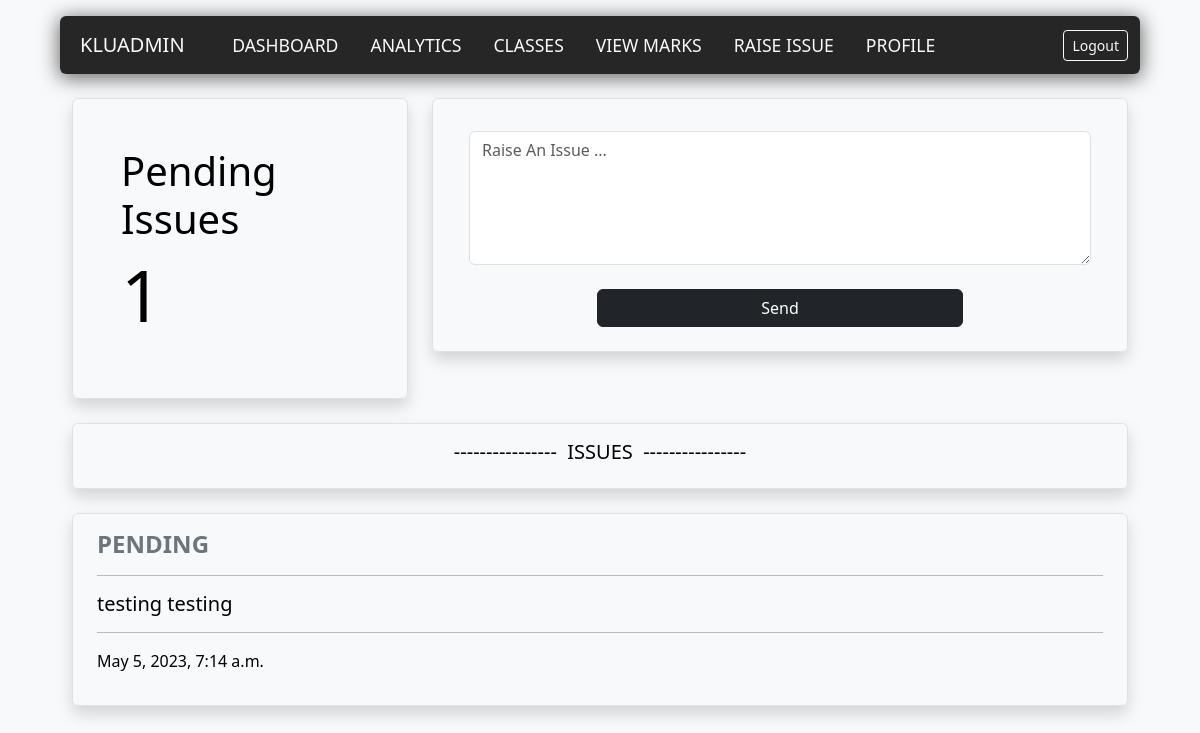
/raise-issue (signed in), run on an earlier commit of the app's database.
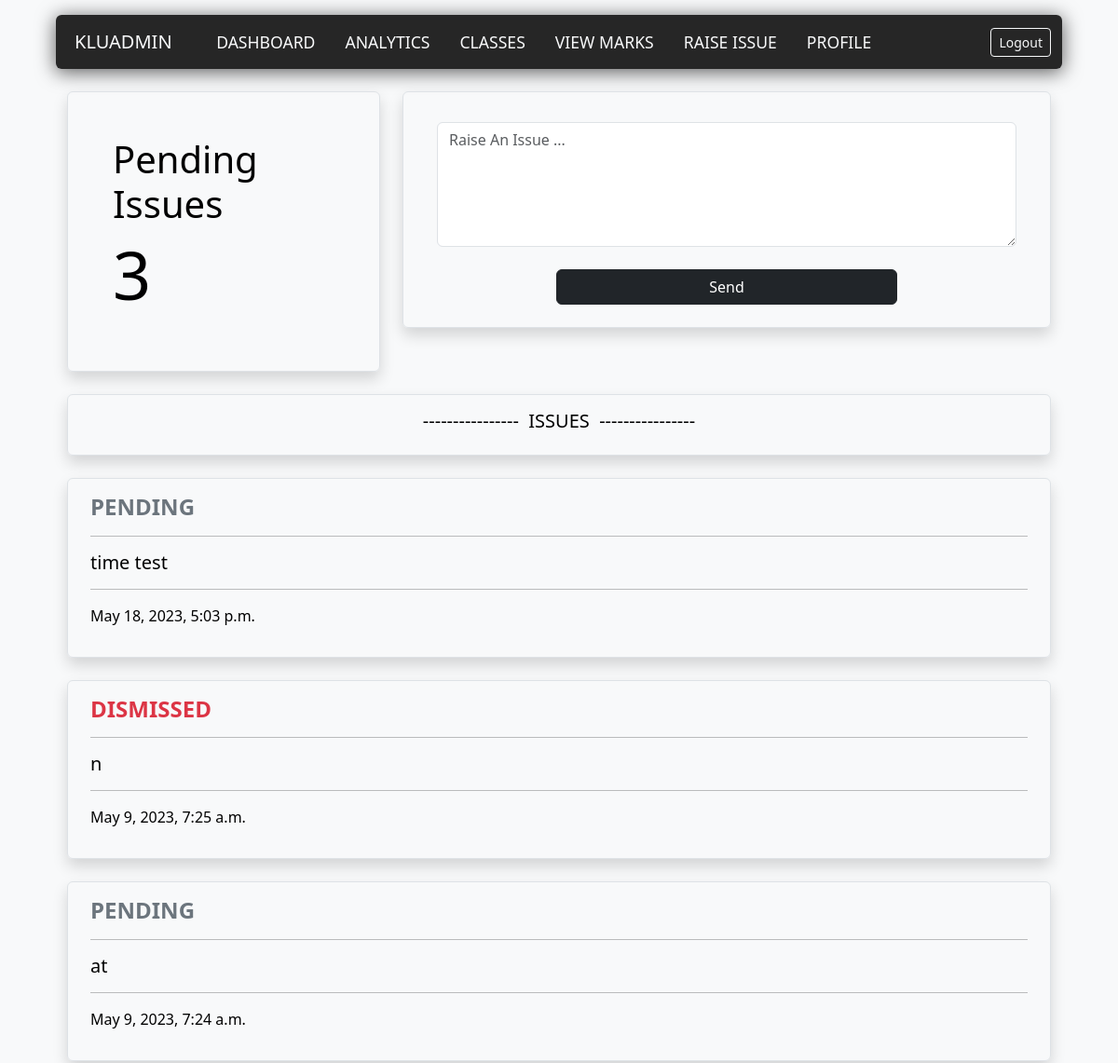
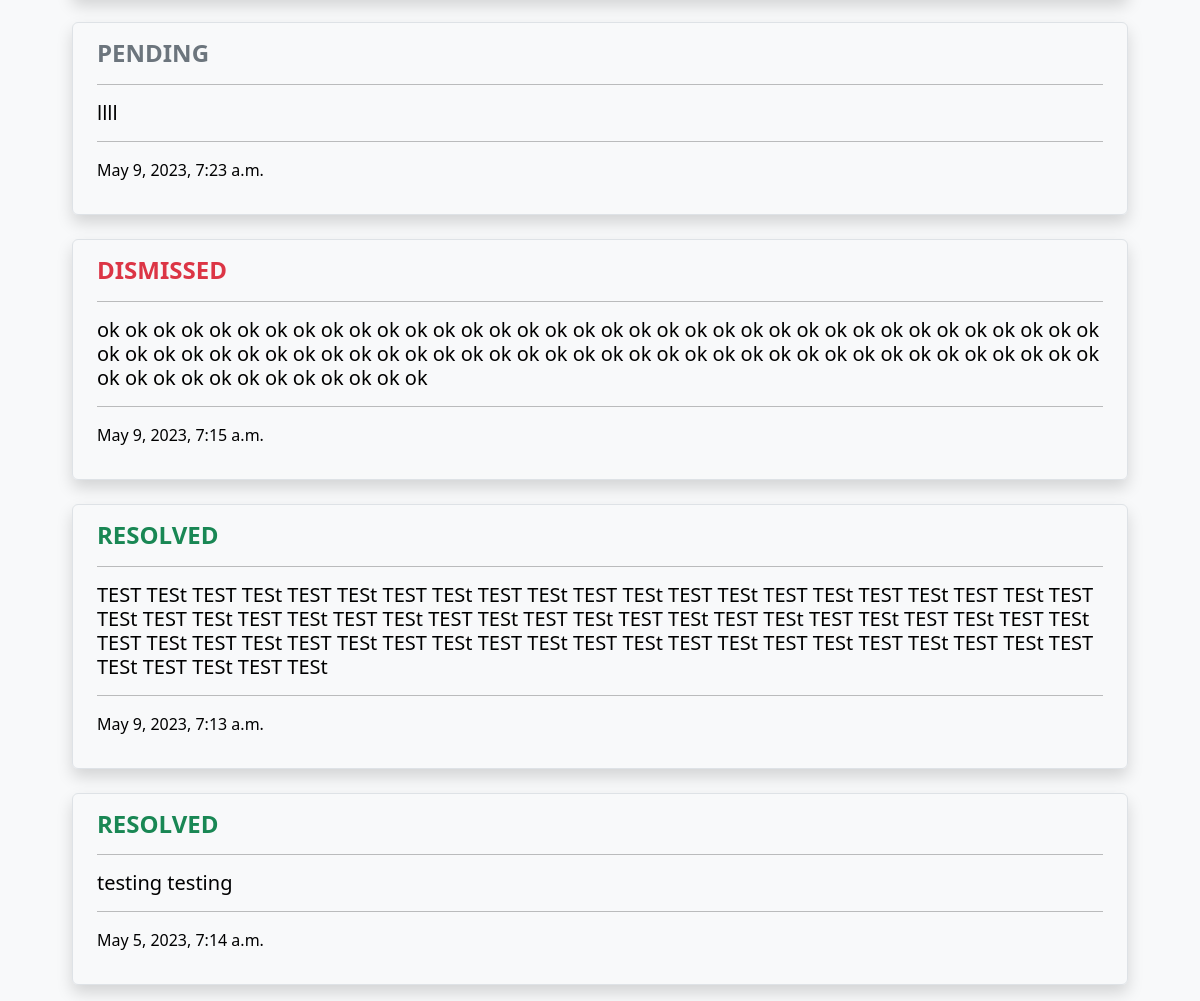
And on a later commit of the database (2 pictures, top to bottom).
### dashboard/models.py (models this page shows)
class Issue(models.Model):
    admin_username = models.fields.CharField(max_length=50)
    student_id = models.fields.CharField(max_length=50)
    issue = models.fields.TextField(max_length=1000)
    time = models.DateTimeField(default=now)
    status = models.fields.TextField(default="pending")

### dashboard/views.py (the view)
# urls.py: path('raise-issue',dashboardviews.student_raise_issue,name="raise-issue"),
def student_raise_issue(request):
    if request.session.has_key('user') and request.session['user'] == 'student':
        if request.method == 'POST':
            studentDetails = Student.objects.filter(Q(username=request.session['username']))
            studentDetails = studentDetails[0]
            try:
                if request.session['username'] == "gueststudent":
                    raise Exception("!Modification Of Guest Account Is Not Supported")
                issue = Issue()
                issue.admin_username = studentDetails.admin_username
                issue.student_id = studentDetails.student_id
                issue.issue = request.POST['issue']
                issue.status = "pending"
                issue.time = datetime.now()
                issue.save()
                issueList = Issue.objects.filter(Q(admin_username=studentDetails.admin_username) & Q(student_id=studentDetails.student_id)).order_by('-time')
                pendingIssues = issueList.filter(Q(status="pending")).count()
                return render(request,'dashboard/student-raise-issue.html',{'uni_name':request.session['uni_name'],'issueList':issueList,'pendingIssues':pendingIssues,'success':'Issue Raised Successfully'})
            except Exception as e:
                error = "Something Went Wrong"
                e = str(e)
                if e[0] =='!':
                    error = e[1:]
                issueList = Issue.objects.filter(Q(admin_username=studentDetails.admin_username) & Q(student_id=studentDetails.student_id)).order_by('-time')
                pendingIssues = issueList.filter(Q(status="pending")).count()
                return render(request,'dashboard/student-raise-issue.html',{'uni_name':request.session['uni_name'],'issueList':issueList,'pendingIssues':pendingIssues,'error':error})
        else:
            studentDetails = Student.objects.filter(Q(username=request.session['username']))
            studentDetails = studentDetails[0]
            issueList = Issue.objects.filter(Q(admin_username=studentDetails.admin_username) & Q(student_id=studentDetails.student_id)).order_by('-time')
            pendingIssues = issueList.filter(Q(status="pending")).count()
            return render(request,'dashboard/student-raise-issue.html',{'uni_name':request.session['uni_name'],'issueList':issueList,'pendingIssues':pendingIssues})
    else:
        return redirect('login')

### dashboard/templates/dashboard/student-raise-issue.html (shortened to what this page needs)
{%extends "dash_base.html"%}
{%block content%}
<div class=" navbox container rounded mt-3">
    <nav class="navbar navbar-expand-lg row">
      <div class="container-fluid">
        <a class="navbar-brand text-light col text-uppercase display-5 p-2" href="">{{uni_name}}</a>
        <div class="collapse navbar-collapse" id="navbarNavDropdown">
          <ul class="navbar-nav col">
            <li class="nav-item px-2">
              <a class="nav-link text-light text-uppercase"  href="/dashboard">Dashboard</a>
            </li>
            <li class="nav-item px-2">
              <a class="nav-link text-light text-uppercase" href="{% url 'student-analytics' %}">Analytics</a>
            </li>
            <li class="nav-item px-2">
              <a class="nav-link text-light text-uppercase" href="{% url 'student-classes' %}">Classes</a>
            </li>
            <li class="nav-item px-2">
              <a class="nav-link text-light text-uppercase" href="{% url 'student-viewmarks' %}">View Marks</a>
            </li>
            <li class="nav-item px-2">
                <a class="nav-link text-light text-uppercase" href="{% url 'raise-issue' %}">Raise Issue</a>
              </li>
            <li class="nav-item px-2">
              <a class="nav-link text-light text-uppercase" href="{% url 'student-profile' %}">Profile</a>
            </li>
          </ul>
          <a class="btn btn-outline-light btn-sm " href="{%url 'logout'%}">
            Logout
          </a>
        </div>
      </div>
    </nav>
    </div>
<form action = "" method = "POST">
<div class="container mt-4">
  <div class="row ">
    <div class="col-4">
     <div class="p-5 border rounded shadow">
      <div class=" row ">
        <h1 class="col display-6">Pending Issues</h1>
      </div>
      <div class="row mb-1">
        <h1 class=" col display-2">{{pendingIssues}}</h1>
      </div>
     </div>
    </div>
    <div class="col">
      <div class="px-5 border rounded shadow ">
        <div class="row mt-4 ">
          <textarea class="form-control mt-2 " id="textArea" rows="5" placeholder="Raise An Issue ..." name = "issue"></textarea>
        </div>
        <div class="mt-2 mb-2 col-8 offset-2 d-grid text-center">
            <button class="btn btn btn-dark m-3" type="submit">Send</button>
        </div>
      </div>
    </div>
  </div>
</div>
</form>
{% if issueList %}
<div class="container mt-4 mb-3">
    <div class="border rounded shadow px-4 py-3">
      <h5 class="text-center fw-light  text-uppercase"> ----------------&nbsp; Issues &nbsp;----------------</h5>
    </div>
  </div>
{%for issue in issueList%}
<div class="container mt-4 mb-3">
  <div class="border rounded shadow px-4 py-3">
    {%if issue.status == 'pending'%}
    <h4 class="text-left text-secondary fw-bold"> PENDING</h4>
    {%elif issue.status == 'resolved'%}
    <h4 class="text-left text-success fw-bold"> RESOLVED</h4>
    {%elif issue.status == 'dismissed'%}
    <h4 class="text-left text-danger fw-bold"> DISMISSED</h4>
    {%endif%}
    <hr />
    <h5 class="text-left "> {{issue.issue}}</h5>
    <hr />
    <p class="fw-light">{{issue.time}}</p>
  </div>
</div>
{%endfor%}
{% else %}
<div class="container mt-4 mb-3">
  <div class="border rounded shadow px-4 py-3">
    <h5 class="text-center fw-light  text-uppercase"> No Issues Raised</h5>
  </div>
</div>
{%endif%}
{%endblock%}

What changed in the data, as far as the page shows it:
added Issue: status "PENDING", issue "time test", time "May 18, 2023, 5:03 p.m."
added Issue: status "DISMISSED", issue "n", time "May 9, 2023, 7:25 a.m."
added Issue: status "PENDING", issue "at", time "May 9, 2023, 7:24 a.m."
added Issue: status "PENDING", issue "llll", time "May 9, 2023, 7:23 a.m."
added Issue: status "DISMISSED", issue "ok ok ok ok ok ok ok ok ok ok ok ok ok ok ok ok ok ok ok ok ok ok ok ok ok ok ok ok ok ok ok ok ok ok ok ok ok ok ok ok ok ok ok ok ok ok ok ok ok ok ok ok ok ok ok ok ok ok ok ok ok ok ok ok ok ok ok ok ok ok ok ok ok ok ok ok ok ok ok ok ok ok ok ok", time "May 9, 2023, 7:15 a.m."
added Issue: status "RESOLVED", issue "TEST TESt TEST TESt TEST TESt TEST TESt TEST TESt TEST TESt TEST TESt TEST TESt TEST TESt TEST TESt TEST TESt TEST TESt TEST TESt TEST TESt TEST TESt TEST TESt TEST TESt TEST TESt TEST TESt TEST TESt TEST TESt TEST TESt TEST TESt TEST TESt TEST TESt TEST TESt TEST TESt TEST TESt TEST TESt TEST TESt TEST TESt TEST TESt TEST TESt TEST TESt", time "May 9, 2023, 7:13 a.m."
changed Issue "testing testing": status "PENDING" → "RESOLVED"
Also different on the page:
{{ pendingIssues }}: "1" → "3"
